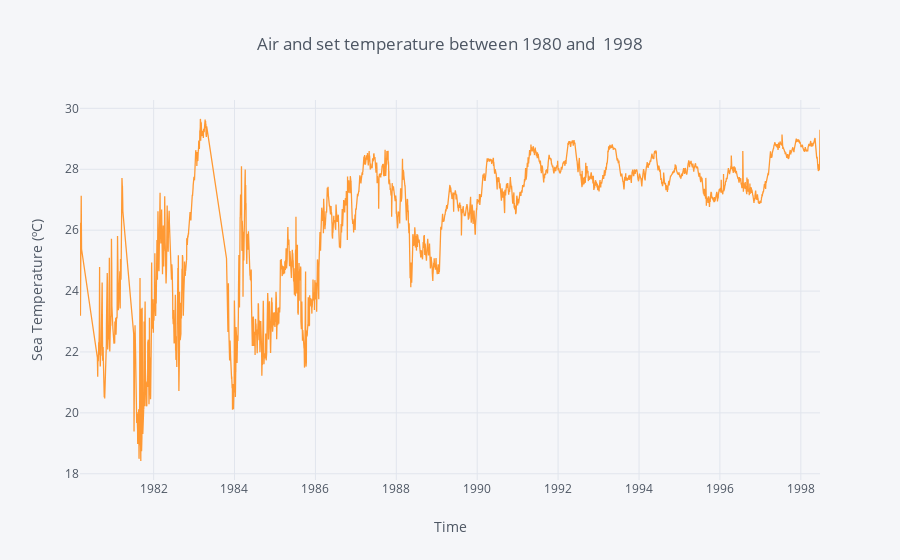

Source (notebook cell):
### Code cell
y.iplot(kind='line', xTitle='Time',
           yTitle='Sea Temperature (ºC)', title='Air and set temperature between 1980 and  1998')

### Figure 1 — Plotly figure (JSON) as saved in the notebook; plotly's stock layout.template omitted (floating-point values rounded to 4 significant figures; data arrays with more than 128 entries replaced by an {"elided": "..."} marker saying what was removed)
{"data": [{"line": {"color": "rgba(255, 153, 51, 1.0)", "dash": "solid", "shape": "linear", "width": 1.3}, "mode": "lines", "name": "s.s.temp.", "text": "", "type": "scatter", "uid": "1eaad0c2-ddfa-4552-ab9f-f26b706e8ae0", "x": {"elided": "6266 str values"}, "y": {"elided": "6266 float values"}}], "layout": {"legend": {"bgcolor": "#F5F6F9", "font": {"color": "#4D5663"}}, "paper_bgcolor": "#F5F6F9", "plot_bgcolor": "#F5F6F9", "title": {"font": {"color": "#4D5663"}, "text": "Air and set temperature between 1980 and  1998"}, "xaxis": {"gridcolor": "#E1E5ED", "showgrid": true, "tickfont": {"color": "#4D5663"}, "title": {"font": {"color": "#4D5663"}, "text": "Time"}, "zerolinecolor": "#E1E5ED"}, "yaxis": {"gridcolor": "#E1E5ED", "showgrid": true, "tickfont": {"color": "#4D5663"}, "title": {"font": {"color": "#4D5663"}, "text": "Sea Temperature (ºC)"}, "zerolinecolor": "#E1E5ED"}}}
